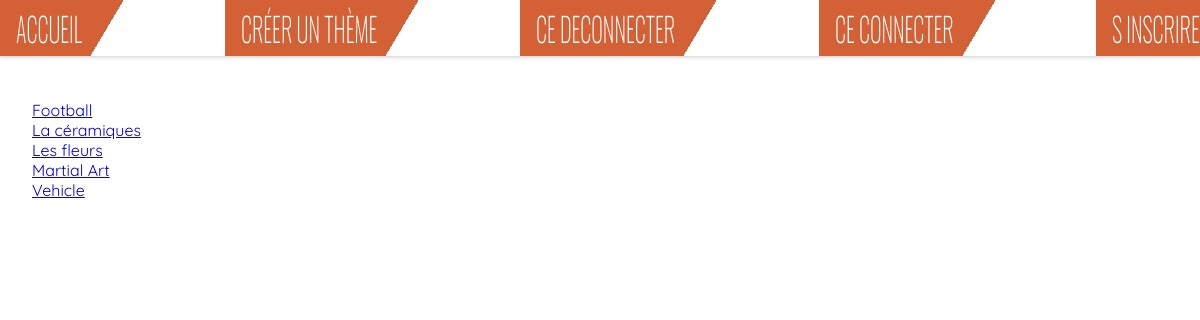
The page / on the database its author committed.
### tables this page shows
CREATE TABLE `forum_theme` (
  `id` int(11) NOT NULL,
  `nom` varchar(120) NOT NULL,
  `theme_position` tinyint(4) NOT NULL DEFAULT '0',
  `theme_img_url` int(11) NOT NULL,
  `forum_hide` tinyint(1) NOT NULL DEFAULT '0'
);

### app/Forum.php (the view, shortened to what this page needs)
<?php
class Forum {
    protected $host = "localhost";
    protected $db = "forum";
    protected $var = "charset=utf8";
    protected $user = "root";
    protected $pass = "root";
    protected $cnx;
    public function __construct() {
        try {
            $this->cnx = new PDO("mysql:host=" . $this->host . ";dbname=$this->db;$this->var", $this->user, $this->pass);
        }
        catch (PDOException $e){
            die("Connexion impossible". $e->getMessage());
        }
    }
    public function afficherThemes () {
        $s = $this->cnx->query("SELECT * FROM forum_theme ORDER BY nom ASC")->fetchAll();
        foreach($s as $theme) {
            echo '<p>';
            echo '<a href="?page=subject&id=' . $theme['id'] . '">';
            echo $theme['nom'];
            echo '</a>';
            echo '</p>';
        }
    }
}

### assets/css/style.css (style rules this page uses)
* { box-sizing: border-box; margin: 0; }
body { font-family: "Quicksand", sans-serif; font-size: 1rem; padding-top: 100px; }

### rows shown on the page
forum_theme: nom "Football"
forum_theme: nom "La céramiques"
forum_theme: nom "Les fleurs"
forum_theme: nom "Martial Art"
forum_theme: nom "Vehicle"
